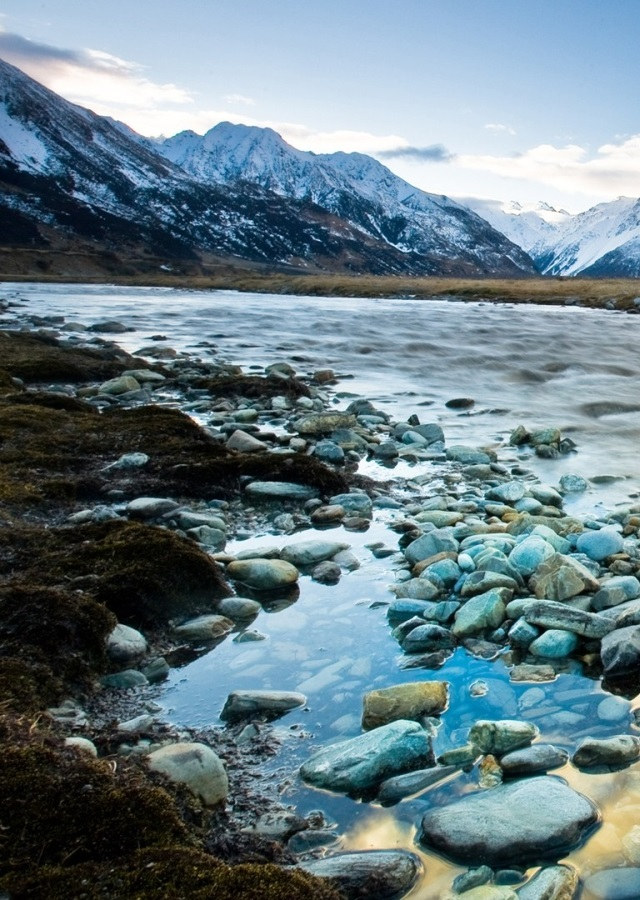
//> input picture OpenCV/img_1.jpg, 640 x 900 px
$ ./Main img_1.jpg img_2.jpg   (built with g++ and OpenCV 4)
//> lines starting //> are read from the running program, lines starting //| are printed output that depends on the picture
#include <opencv2/opencv.hpp>
#include "opencv2/features2d.hpp"
#include "opencv2/highgui.hpp"
#include "opencv2/imgproc.hpp"
#include "opencv2/stitching.hpp"

using namespace cv;

int main(int argc, char** argv) {

	Mat img1 = imread(argv[1], -1);
//> img1 is the input picture: 900 rows x 640 cols, CV_8UC3; mean B, G, R 133.9, 125.6, 104.3
	Mat img2 = imread(argv[2], -1);
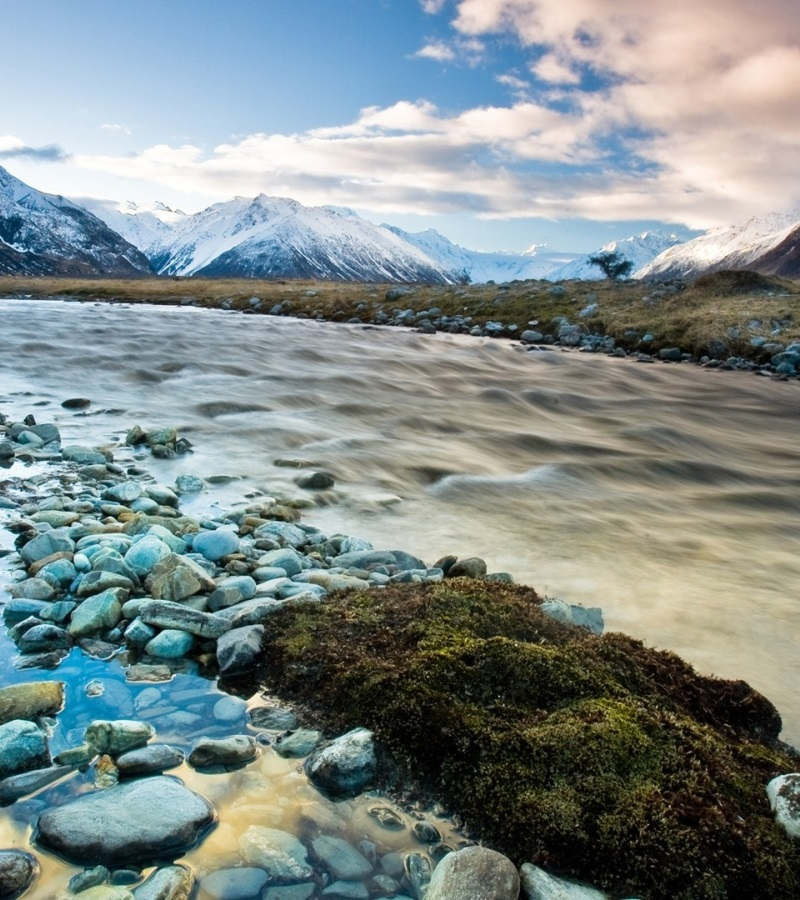
//> input picture OpenCV/img_2.jpg, 800 x 900 px
//> img2 is the input picture: 900 rows x 800 cols, CV_8UC3; mean B, G, R 138.3, 139.1, 127.6
	Mat key1, key2, key3, img1_rotated, desc1, desc2;

	if (img1.empty()) return -1;
	if (img2.empty()) return -1;

	Point2f src_center(img1.cols / 2.0F, img1.rows / 2.0F);
//> src_center = Point(320, 450)

	Mat rot_mat = getRotationMatrix2D(src_center, 0, 1.0);
//> rot_mat = [[1, 0, 0], [0, 1, 0]]

	warpAffine(img1, img1_rotated, rot_mat, img1.size());

	Ptr<ORB> detector = ORB::create(250);

	std::vector<KeyPoint> kp1, kp2, kp3;

	detector->detectAndCompute(img1_rotated, Mat(), kp1, desc1);
//> kp1 = 250 keypoints; strongest (x, y, size): (399, 536, 44.6), (512, 472, 31), (367, 460, 37.2), (401, 535, 31)
	detector->detectAndCompute(img2, Mat(), kp2, desc2);
//> kp2 = 250 keypoints; strongest (x, y, size): (128, 472, 31), (257, 583, 31), (69, 525, 31), (64, 404, 53.6)

	Ptr<DescriptorMatcher> matcher = makePtr<FlannBasedMatcher>(makePtr<flann::LshIndexParams>(12, 20, 2));

	std::vector< DMatch > matches;

	matcher->match(desc1, desc2, matches);
//> matches = 231 matches

	double max_dist = 0; double min_dist = 100;

	for (int i = 0; i < matches.size(); i++)
	{
		double dist = matches[i].distance;
		if (dist < min_dist) min_dist = dist;
		if (dist > max_dist) max_dist = dist;
	}
//> this loop made 231 passes
//> (dist, max_dist) on passes 2, 3, 22, 51: (91, 91), (100, 100), (111, 111), (112, 112)
//> (dist, min_dist) on pass 1: (0, 0)
//> after the loop, min_dist = 0; max_dist = 112

	std::vector< DMatch > good_matches;

	for (int i = 0; i < matches.size(); i++)
	{
		if (matches[i].distance <= max(2 * min_dist, 0.02))
		{
			good_matches.push_back(matches[i]);
		}
	}

	std::vector<Point2f> obj;
	std::vector<Point2f> scene;

	Mat img_matches, warpedImg;

	drawMatches(img1_rotated, kp1, img2, kp2, good_matches, img_matches, Scalar::all(-1), Scalar::all(-1), std::vector<char>(), DrawMatchesFlags::NOT_DRAW_SINGLE_POINTS);
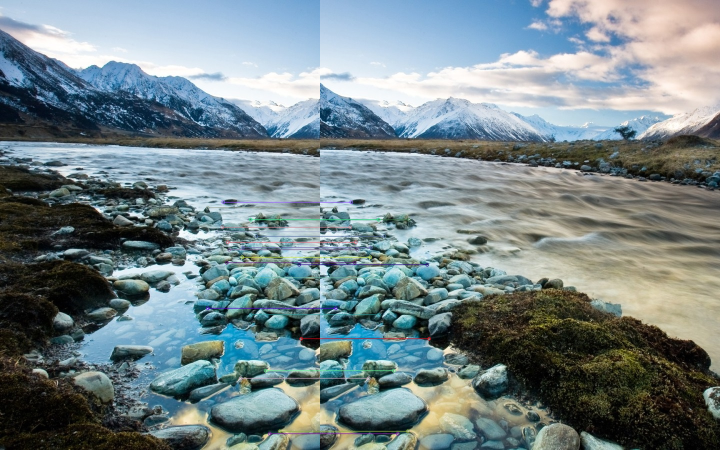
//> img_matches: 900 rows x 1440 cols, CV_8UC3 (shown at 1/2 size); mean B, G, R 136.3, 133, 117.3

	imshow("Good Matches", img_matches);

	for (int i = 0; i < (int)good_matches.size(); i++)
	{
		printf("-- Good Match [%d] Keypoint 1: %d  -- Keypoint 2: %d  \n", i, good_matches[i].queryIdx, good_matches[i].trainIdx);
		obj.push_back(kp1[good_matches[i].queryIdx].pt);
		scene.push_back(kp2[good_matches[i].trainIdx].pt);
	}
//> this loop made 21 passes
//| -- Good Match [0] Keypoint 1: 0  -- Keypoint 2: 2
//| -- Good Match [1] Keypoint 1: 4  -- Keypoint 2: 42
//| -- Good Match [2] Keypoint 1: 5  -- Keypoint 2: 50
//| -- Good Match [3] Keypoint 1: 6  -- Keypoint 2: 45
//| -- Good Match [4] Keypoint 1: 11  -- Keypoint 2: 49
//| -- Good Match [5] Keypoint 1: 16  -- Keypoint 2: 26
//| -- Good Match [6] Keypoint 1: 20  -- Keypoint 2: 39
//| -- Good Match [7] Keypoint 1: 22  -- Keypoint 2: 6
//> (output is shown up to pass 8 of 21)

	Mat H = findHomography(scene,obj,RANSAC);
//> H = [[1, -4.54e-17, 384], [-3.32e-15, 1, 9.25e-14], [-5.63e-18, -8.26e-20, 1]]

	Size sz;

	sz.width = img1.size().width+ img2.size().width;
//> sz = Size(1440, 0)
	sz.height = img2.size().height;
//> sz = Size(1440, 900)

	warpPerspective(img2, warpedImg, H, sz);
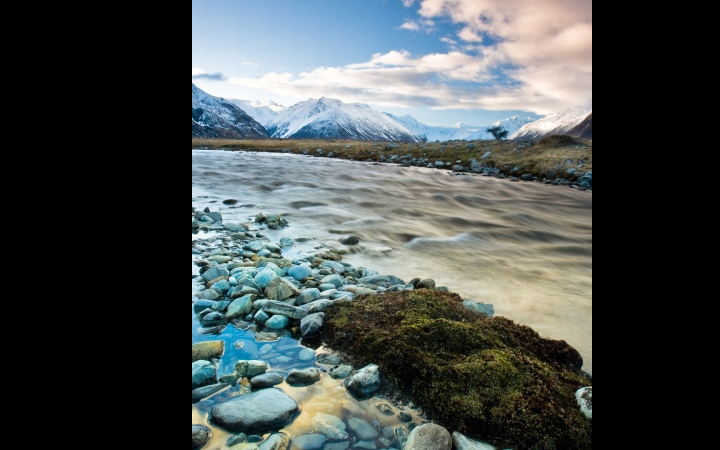
//> warpedImg: 900 rows x 1440 cols, CV_8UC3 (shown at 1/2 size); mean B, G, R 76.8, 77.3, 70.9

	imshow("warped", warpedImg);

	Mat final(Size(img2.cols * 2 + img2.cols, img2.rows * 2), CV_8UC3);

	Mat roi1(final, Rect(0, 0, img1.cols, img1.rows));
	Mat roi2(final, Rect(0, 0, warpedImg.cols, warpedImg.rows));

	warpedImg.copyTo(roi2);
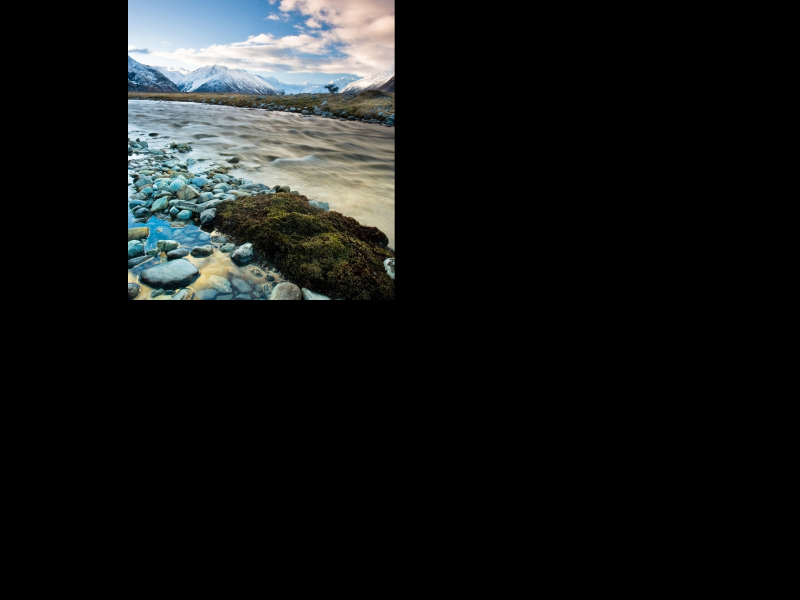
//> final: 1800 rows x 2400 cols, CV_8UC3 (shown at 1/3 size); mean B, G, R 23, 23.2, 21.3
	img1.copyTo(roi1);
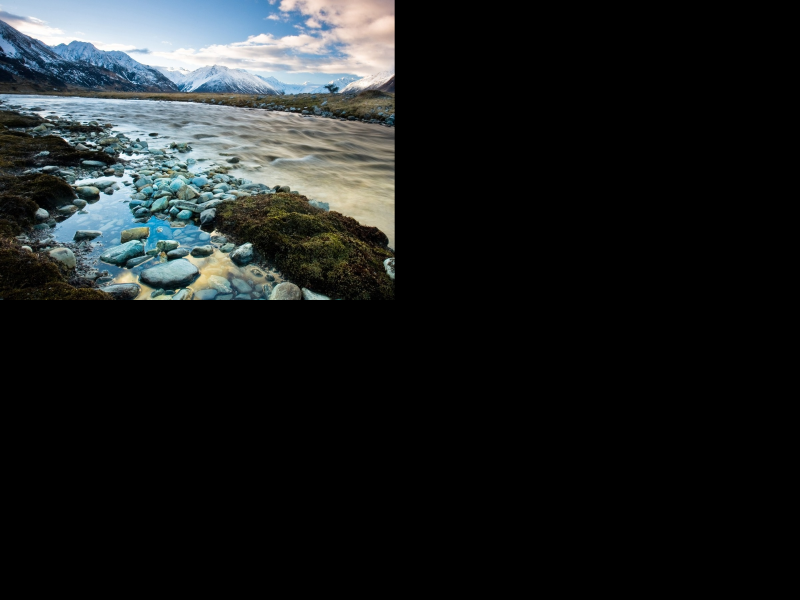
//> final: 1800 rows x 2400 cols, CV_8UC3 (shown at 1/3 size); mean B, G, R 32, 31.5, 28.2

	imshow("Result", final);

	cv::waitKey(0);

	return 0;
}
